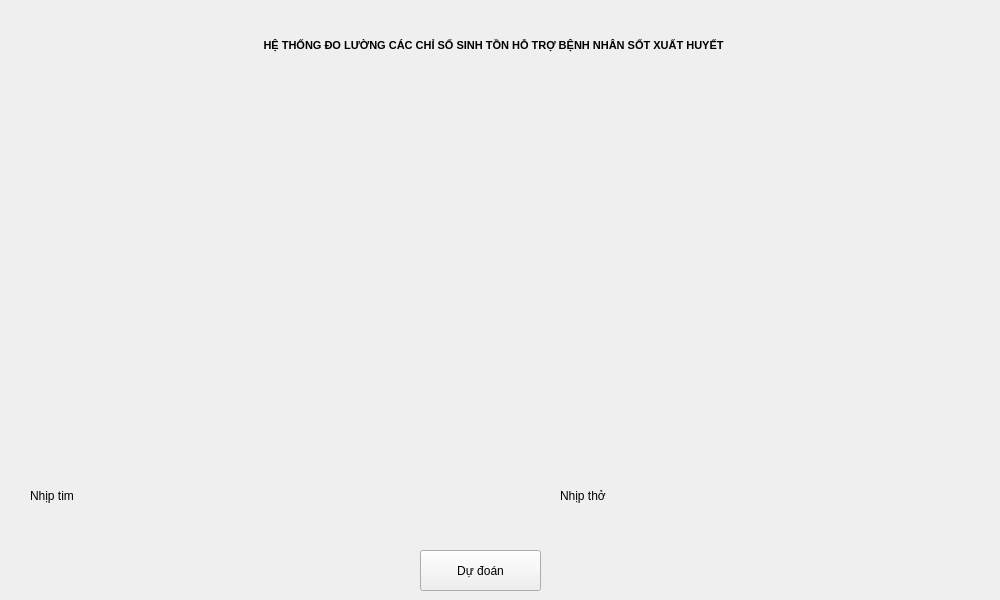
<?xml version="1.0" encoding="UTF-8"?>
<ui version="4.0">
 <class>Form</class>
 <widget class="QWidget" name="Form">
  <property name="enabled">
   <bool>true</bool>
  </property>
  <property name="geometry">
   <rect>
    <x>0</x>
    <y>0</y>
    <width>1000</width>
    <height>600</height>
   </rect>
  </property>
  <property name="minimumSize">
   <size>
    <width>1000</width>
    <height>600</height>
   </size>
  </property>
  <property name="windowTitle">
   <string>Form</string>
  </property>
  <widget class="QWidget" name="widget_hr" native="true">
   <property name="geometry">
    <rect>
     <x>10</x>
     <y>100</y>
     <width>451</width>
     <height>371</height>
    </rect>
   </property>
  </widget>
  <widget class="QLabel" name="label">
   <property name="geometry">
    <rect>
     <x>230</x>
     <y>20</y>
     <width>521</width>
     <height>51</height>
    </rect>
   </property>
   <property name="font">
    <font>
     <pointsize>8</pointsize>
     <weight>75</weight>
     <bold>true</bold>
    </font>
   </property>
   <property name="text">
    <string>  HỆ THỐNG ĐO LƯỜNG CÁC CHỈ SỐ SINH TỒN HỖ TRỢ BỆNH NHÂN SỐT XUẤT HUYẾT</string>
   </property>
   <property name="alignment">
    <set>Qt::AlignCenter</set>
   </property>
  </widget>
  <widget class="QWidget" name="widget_rr" native="true">
   <property name="geometry">
    <rect>
     <x>500</x>
     <y>100</y>
     <width>481</width>
     <height>371</height>
    </rect>
   </property>
  </widget>
  <widget class="QLabel" name="label_6">
   <property name="geometry">
    <rect>
     <x>30</x>
     <y>480</y>
     <width>111</width>
     <height>31</height>
    </rect>
   </property>
   <property name="text">
    <string>Nhịp tim</string>
   </property>
  </widget>
  <widget class="QLabel" name="label_7">
   <property name="geometry">
    <rect>
     <x>560</x>
     <y>480</y>
     <width>101</width>
     <height>31</height>
    </rect>
   </property>
   <property name="text">
    <string>Nhịp thở</string>
   </property>
  </widget>
  <widget class="QPushButton" name="pushButton">
   <property name="geometry">
    <rect>
     <x>420</x>
     <y>550</y>
     <width>121</width>
     <height>41</height>
    </rect>
   </property>
   <property name="text">
    <string>Dự đoán</string>
   </property>
  </widget>
 </widget>
 <resources/>
 <connections/>
</ui>
